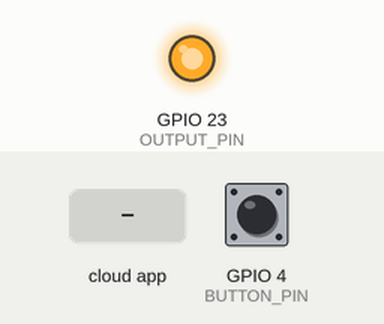
Simulated run of this sketch. Board: ESP32. Shown: output pins drawn as LEDs (lit = HIGH). The inputs (shaded band) are chosen by the test bench; at power-on: GPIO 4 (BUTTON_PIN) HIGH. WiFi joins after 1.5 s; servers stay silent unless stated; no MQTT or app messages arrive unless stated; what the sketch prints to the serial monitor is not drawn.

Above: at 2.7 s.
2.8 s: the phone or cloud app sets bulb to ON
At 3.4 s:
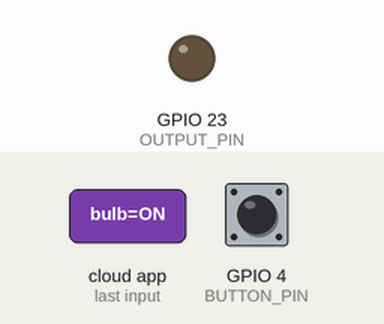
4.3 s: GPIO 4 (BUTTON_PIN) pulled LOW for 0.15 s
At 4.9 s:
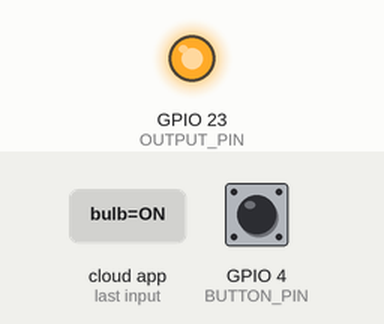
5.9 s: GPIO 4 (BUTTON_PIN) pulled LOW for 1 s
At 6.4 s:
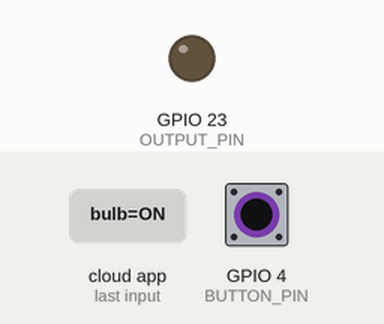
Timing chart, 0 to 8.9 s (numbered marks = the images above; inputs shaded):
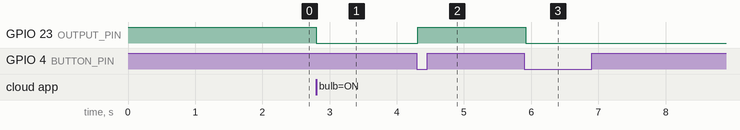

Measured:
- after the input at 2.8 s, GPIO 23 (OUTPUT_PIN): HIGH → LOW at once
- after the input at 4.3 s, GPIO 23 (OUTPUT_PIN): LOW → HIGH at once
- after the input at 5.9 s, GPIO 23 (OUTPUT_PIN): HIGH → LOW at once

The sketch:

ESP32_AdafruitIO_MQTT.ino
```cpp
/*
 * ESP32 Adafruit IO MQTT Control - Cloud Relay Actuation
 * Assignment: IoT Task 2
 * Author: Mithra Ravi
 *
 * Description:
 * Connects the ESP32 to Adafruit IO cloud via MQTT (port 1883).
 * Subscribes to the "bulb" feed to actuate an electrical relay and 230V AC bulb
 * from the cloud dashboard, with keepalive pings and automatic fault recovery.
 */

#include <WiFi.h>
#include "Adafruit_MQTT.h"
#include "Adafruit_MQTT_Client.h"

// --- Wi-Fi Credentials (Placeholders) ---
#define WLAN_SSID      "YOUR_WIFI_NAME"
#define WLAN_PASS      "YOUR_WIFI_PASSWORD"

// --- Adafruit IO Credentials (Placeholders) ---
#define AIO_SERVER     "io.adafruit.com"
#define AIO_SERVERPORT 1883
#define AIO_USERNAME   "YOUR_AIO_USERNAME"
#define AIO_KEY        "YOUR_AIO_KEY"

// --- Hardware Pin Configuration ---
const int OUTPUT_PIN = 23;   // Connected to Tongling Relay Module IN trigger pin
const int BUTTON_PIN = 4;    // Optional manual push button to GND

WiFiClient client;
Adafruit_MQTT_Client mqtt(&client, AIO_SERVER, AIO_SERVERPORT, AIO_USERNAME, AIO_KEY);

// Setup feeds: bulb subscription and bulb publication
Adafruit_MQTT_Subscribe bulbFeed = Adafruit_MQTT_Subscribe(&mqtt, AIO_USERNAME "/feeds/bulb");
Adafruit_MQTT_Publish   bulbPub  = Adafruit_MQTT_Publish(&mqtt, AIO_USERNAME "/feeds/bulb");

bool outputState = false;
int lastButton = HIGH;
unsigned long lastPress = 0;
unsigned long lastPing = 0;

void setOutput(bool on) {
  outputState = on;
  // Active-LOW relay logic: LOW energizes the coil, HIGH de-energizes
  digitalWrite(OUTPUT_PIN, on ? LOW : HIGH);
}

void MQTT_connect() {
  if (mqtt.connected()) return;
  Serial.print("Connecting to MQTT... ");
  int8_t ret;
  uint8_t retries = 3;
  while ((ret = mqtt.connect()) != 0) {
    Serial.println(mqtt.connectErrorString(ret));
    mqtt.disconnect();
    delay(5000);
    if (--retries == 0) ESP.restart();
  }
  Serial.println("connected");
}

void setup() {
  Serial.begin(115200);
  pinMode(OUTPUT_PIN, OUTPUT);
  pinMode(BUTTON_PIN, INPUT_PULLUP);
  setOutput(false);

  WiFi.begin(WLAN_SSID, WLAN_PASS);
  while (WiFi.status() != WL_CONNECTED) {
    delay(500);
    Serial.print(".");
  }
  Serial.println("\nWiFi connected");

  mqtt.subscribe(&bulbFeed);
}

void loop() {
  MQTT_connect();

  // Message from the dashboard
  Adafruit_MQTT_Subscribe *sub;
  while ((sub = mqtt.readSubscription(100))) {
    if (sub == &bulbFeed) {
      String msg = (char *)bulbFeed.lastread;
      Serial.print("Received: ");
      Serial.println(msg);
      setOutput(msg == "ON");
    }
  }

  // Manual push button
  int reading = digitalRead(BUTTON_PIN);
  if (reading == LOW && lastButton == HIGH && millis() - lastPress > 250) {
    lastPress = millis();
    setOutput(!outputState);
    bulbPub.publish(outputState ? "ON" : "OFF");
  }
  lastButton = reading;

  // Keep the connection alive
  if (millis() - lastPing > 30000) {
    lastPing = millis();
    if (!mqtt.ping()) mqtt.disconnect();
  }
}
```
